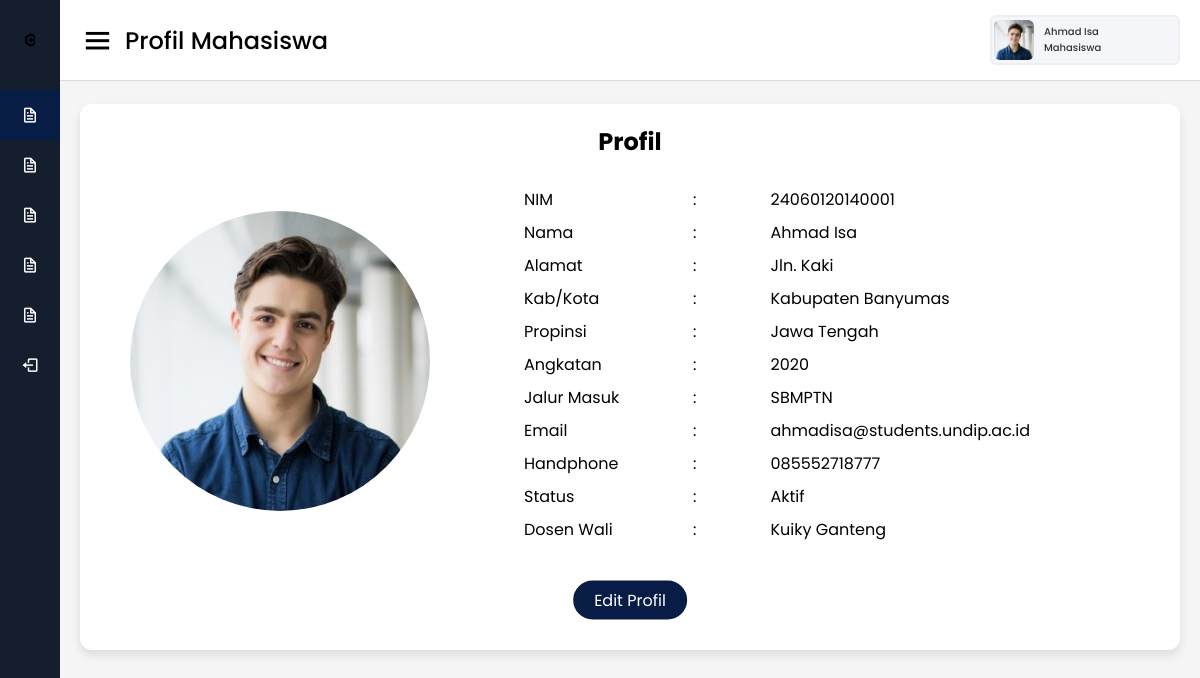
Screenshot of /Mahasiswa/profil_mahasiswa.php?nim=24060120140001 (signed in) with the database file from the repository.
### tables this page shows
CREATE TABLE `mahasiswa` (
  `NIM` varchar(100) NOT NULL,
  `nama_mhs` varchar(100) NOT NULL,
  `email` varchar(100) NOT NULL,
  `alamat` varchar(100) NOT NULL,
  `no_telp` varchar(100) NOT NULL,
  `angkatan` varchar(100) NOT NULL,
  `status` varchar(100) NOT NULL,
  `foto` varchar(100) NOT NULL,
  `jalur_masuk` varchar(100) NOT NULL,
  `kode_kota_kab` int(100) NOT NULL,
  `username` varchar(100) NOT NULL,
  `NIP_doswal` varchar(100) DEFAULT NULL,
  `NIP_dospem_pkl` varchar(100) DEFAULT NULL,
  `NIP_dospem_skripsi` varchar(100) DEFAULT NULL
);

CREATE TABLE `kota_kab` (
  `kode_kota_kab` int(100) NOT NULL,
  `nama_kota_kab` varchar(100) NOT NULL,
  `kode_prov` int(100) NOT NULL
);

CREATE TABLE `provinsi` (
  `kode_prov` int(100) NOT NULL,
  `nama_prov` varchar(100) NOT NULL
);

CREATE TABLE `dosen` (
  `NIP` varchar(100) NOT NULL,
  `nama_dosen` varchar(100) NOT NULL,
  `email_undip` varchar(100) NOT NULL,
  `email_pribadi` varchar(100) NOT NULL,
  `alamat` varchar(100) NOT NULL,
  `no_telp` varchar(100) NOT NULL,
  `username` varchar(100) NOT NULL,
  `foto` varchar(255) DEFAULT NULL
);

### Mahasiswa/header.php (called while the page is built, shortened)
<?php
$NIM = $_GET['nim'];
?>

### Mahasiswa/profil_mahasiswa.php (the view, shortened to what this page needs)
<!DOCTYPE html>
<html lang="en" dir="ltr">
<head>
  <link rel="stylesheet" href="style.css">
  <link href='https://unpkg.com/boxicons@2.0.7/css/boxicons.min.css' rel='stylesheet'>
</head>
<body>
<?php
  include('header.php');
  ?>
  <div class="sidebar">
    <div class="logo-details">
      <img class="bx bxl-c-plus-plus logoundip" src="images/u.png" alt="">
      <span class="logo_name">UNIVERSITAS DIPONEGORO</span>
    </div>
    <ul class="nav-links">
      <li>
        <?php
          echo '<a href="profil_mahasiswa.php?nim='.$NIM.'" class="active">';
          echo '<i class="bx bx-file"></i>';
          echo '<span class="links_name">Profile</span>';
          echo '</a>';
        ?>
      </li>
      <li>
        <?php
          echo '<a href="irs.php?nim='.$NIM.'">';
          echo '<i class="bx bx-file"></i>';
          echo '<span class="links_name">IRS</span>';
          echo '</a>';
        ?>
      </li>
      <li>
        <?php
          echo '<a href="khs.php?nim='.$NIM.'">';
          echo '<i class="bx bx-file"></i>';
          echo '<span class="links_name">KHS</span>';
          echo '</a>';
        ?>
      </li>
      <li>
        <?php
        echo '<a href="pkl.php?nim='.$NIM.'">';
        echo '<i class="bx bx-file"></i>';
        echo '<span class="links_name">PKL</span>';
        echo '</a>';
        ?>
      </li>
      <li>
        <?php
        echo '<a href="skripsi.php?nim='.$NIM.'">';
        echo '<i class="bx bx-file"></i>';
        echo '<span class="links_name">Skripsi</span>';
        echo '</a>';
        ?>
      </li>
      <li>
        <a href="../Login/logout.php">
          <i class='bx bx-log-out'></i>
          <span class="links_name">Logout</span>
        </a>
      </li>
    </ul>
  </div>
  <?php
  $query = "SELECT mahasiswa.*, kota_kab.nama_kota_kab, provinsi.nama_prov FROM mahasiswa JOIN kota_kab ON kota_kab.kode_kota_kab = mahasiswa.kode_kota_kab JOIN provinsi ON provinsi.kode_prov = kota_kab.kode_prov WHERE mahasiswa.nim = '$NIM'";
  $mhs = $koneksi->query($query);
  while ($data_mhs = $mhs->fetch_object()) :
  ?>
  <section class="home-section">
    <nav>
      <div class="sidebar-button">
        <i class='bx bx-menu sidebarBtn'></i>
        <span class="dashboard">Profil Mahasiswa</span>
      </div>
      <div class="profile-details">
        <img src="images/<?= $data_mhs->foto ?>" alt="">
        <span class="admin_name"><?= $data_mhs->nama_mhs ?><br>Mahasiswa</span>
      </div>
    </nav>
    <div class="home-content">
      <div class="sales-boxes">
        <div class="recent-sales box" style="padding-bottom: 100px; ">
          <div class="title" style="text-align: center; "><strong>Profil</strong></div>
          <div class="sales-details" style="margin-top: 20px;">
            <ul class="details">
              <li><img class="profil" src="images/<?= $data_mhs->foto ?>" alt=""></li>
            </ul>
            <ul class="details">
              <li>NIM</li>
              <li>Nama</li>
              <li>Alamat</li>
              <li>Kab/Kota</li>
              <li>Propinsi</li>
              <li>Angkatan</li>
              <li>Jalur Masuk</li>
              <li>Email</li>
              <li>Handphone</li>
              <li>Status</li>
              <li>Dosen Wali</li>
            </ul>
            <ul class="details">
              <li>:</li>
              <li>:</li>
              <li>:</li>
              <li>:</li>
              <li>:</li>
              <li>:</li>
              <li>:</li>
              <li>:</li>
              <li>:</li>
              <li>:</li>
              <li>:</li>
            </ul>
            <ul class="details" style="margin-right: 120px;">
                <li><?= $data_mhs->NIM ?></li>
                <li><?= $data_mhs->nama_mhs ?></li>
                <li><?= $data_mhs->alamat ?></li>
                <li><?= $data_mhs->nama_kota_kab ?></li>
                <li><?= $data_mhs->nama_prov ?></li>
                <li><?= $data_mhs->angkatan ?></li>
                <li><?= $data_mhs->jalur_masuk ?></li>
                <li><?= $data_mhs->email ?></li>
                <li><?= $data_mhs->no_telp ?></li>
                <li><?= $data_mhs->status ?></li>
                <?php
                $query = "SELECT * FROM dosen WHERE NIP = '$data_mhs->NIP_doswal'";
                $result = $koneksi->query($query);
                $dosen = $result->fetch_object();
                ?>
                <li><?= $dosen->nama_dosen ?></li>
            </ul>
          </div>
          <div>
            <a href="editprofil.php?nim=<?= $data_mhs->NIM ?>" class="save-btn update-profil">Edit Profil</a>
          </div>
        <?php
              endwhile;
        ?>
        </div>
      </div>
    </div>
  </section>
</body>
</html>

### Mahasiswa/style.css (style rules this page uses)
* { margin: 0; padding: 0; box-sizing: border-box; font-family: 'Poppins', sans-serif; }
.sidebar { position: fixed; height: 100%; width: 240px; background: #0A2558; transition: all 0.5s ease; }
.sidebar .logo-details { height: 80px; display: flex; align-items: center; }
.sidebar .logo-details .logo_name { color: #fff; font-size: 15px; font-weight: 500; }
.sidebar .nav-links { margin-top: 10px; }
.sidebar .nav-links li { position: relative; list-style: none; height: 50px; }
.sidebar .nav-links li a { height: 100%; width: 100%; display: flex; align-items: center; text-decoration: none; transition: all 0.4s ease; }
.sidebar .nav-links li a.active { background: #081D45; }
.sidebar .nav-links li i { min-width: 60px; text-align: center; font-size: 18px; color: #fff; }
.sidebar .nav-links li a .links_name { color: #fff; font-size: 15px; font-weight: 400; white-space: nowrap; }
.home-section { position: relative; background: #f5f5f5; min-height: 100vh; width: calc(100% - 240px); left: 240px; transition: all 0.5s ease; }
.home-section nav { display: flex; justify-content: space-between; height: 80px; background: #fff; display: flex; align-items: center; position: fixed; width: calc(100% - 240px); left: 240px; z-index: 100; padding: 0 20px; box-shadow: 0 1px 1px rgba(0, 0, 0, 0.1); transition: all 0.5s ease; }
.home-section nav .sidebar-button { display: flex; align-items: center; font-size: 24px; font-weight: 500; }
nav .sidebar-button i { font-size: 35px; margin-right: 10px; }
.home-section nav .profile-details { display: flex; align-items: center; background: #F5F6FA; border: 2px solid #EFEEF1; border-radius: 6px; height: 50px; min-width: 190px; padding: 0 15px 0 2px; }
nav .profile-details img { height: 40px; width: 40px; border-radius: 6px; object-fit: cover; }
nav .profile-details .admin_name { font-size: 10px; font-weight: 500; color: #333; margin: 0 10px; white-space: nowrap; }
.home-section .home-content { position: relative; padding-top: 104px; }
.home-content .sales-boxes { display: flex; justify-content: space-between; }
.home-content .sales-boxes .recent-sales { width: 100%; background: #fff; padding: 20px 30px; margin: 0 20px; border-radius: 12px; box-shadow: 0 5px 10px rgba(0, 0, 0, 0.1); }
.home-content .sales-boxes .sales-details { display: flex; align-items: center; justify-content: space-between; }
.sales-boxes .box .title { font-size: 24px; font-weight: 500; }
.sales-boxes .sales-details li { list-style: none; margin: 8px 0; }
@media (max-width: 1240px) { .sidebar { width: 60px; } }
@media (max-width: 1240px) { .home-section { width: calc(100% - 60px); left: 60px; } }
@media (max-width: 1240px) { .home-section nav { width: calc(100% - 60px); left: 60px; } }
* { box-sizing: border-box; }
:root { --app-bg: #101827; --sidebar: rgba(21, 30, 47,1); --sidebar-main-color: #fff; --table-border: #1a2131; --table-header: #1a2131; --app-content-main-color: #fff; --sidebar-link: #fff; --sidebar-active-link: #1d283c; --sidebar-hover-link: #1a2539; --action-color: #2869ff; --action-color-hover: #6291fd; --app-content-secondary-color: #1d283c; --filter-reset: #2c394f; --filter-shadow: rgba(16, 24, 39, 0.8) 0px 6px 12px -2px, rgba(0, 0, 0, 0.3) 0px 3px 7px -3px; }
body, html { margin: 0; padding: 0; height: 100%; width: 100%; }
body { overflow: auto; font-family: "Poppins", sans-serif; background-color: var(--app-bg); -webkit-font-smoothing: antialiased; -moz-osx-font-smoothing: grayscale; }
.sidebar { flex-basis: 200px; max-width: 200px; flex-shrink: 0; background-color: var(--sidebar); display: flex; flex-direction: column; }
.logoundip { width: 20%; margin-right: 30px; margin-left: 23px; }
.profil { height: 300px; width: 300px; object-fit: cover; border-radius: 12px; margin: 20px; background: #333; border-radius: 50%; }
.update-profil { position: absolute; left: 50%; transform: translate(-50%, -50%); margin-bottom: 50px; margin-top: 50px; }
.save-btn { background-color: #081D45; border: none; color: white; padding: 7px 21px; text-align: center; text-decoration: none; display: inline-block; border: 2px solid white; border-radius: 35px; transition-duration: 0.5s; }

### rows the page displays
mahasiswa: foto (picture), nama_mhs "Ahmad Isa", NIM "24060120140001", alamat "Jln. Kaki", kode_kota_kab.nama_kota_kab "Kabupaten Banyumas", provinsi.nama_prov "Jawa Tengah", angkatan "2020", jalur_masuk "SBMPTN", email "ahmadisa@students.undip.ac.id", no_telp "085552718777", status "Aktif", NIP_doswal.nama_dosen "Kuiky Ganteng"
